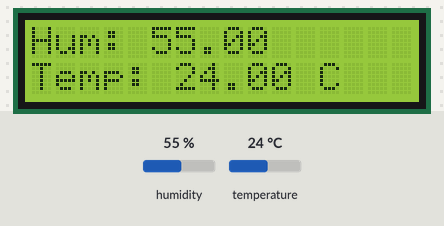
A sketch run on a simulated Arduino Uno, built with avr-gcc and run on an emulated ATmega328P. On the bench: 16×2 character LCD. The test bench sets the inputs (shaded band); at power-on: humidity 55 %, temperature 24 °C.

Above: at 1.2 s.
1.3 s: humidity set to 22 %
At 3.8 s:
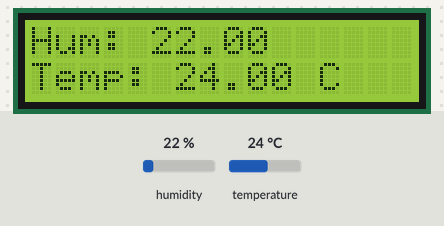
7.5 s: temperature set to 12 °C
At 9.7 s:
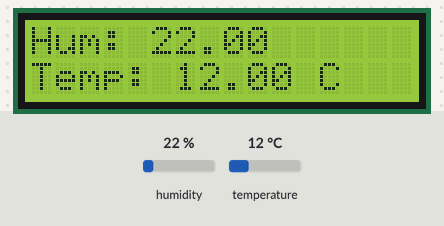
11.4 s: humidity set to 40 %
At 12.6 s:
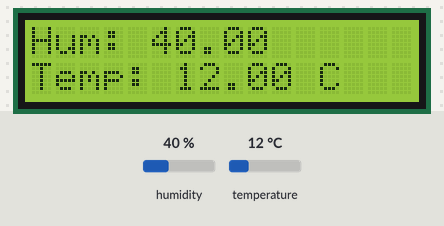
15.3 s: temperature set to 19 °C
At 18.5 s:
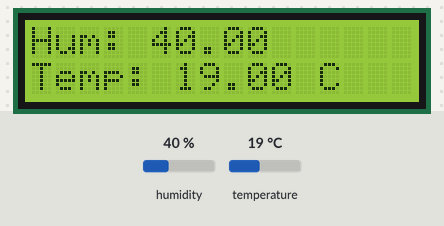
Timing chart, 0 to 20.0 s (numbered marks = the images above; inputs shaded):
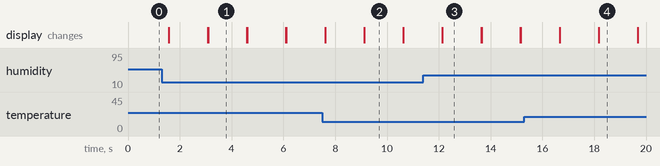

Measured:
- after the input at 1.3 s, the display: first differs from a run without the input after 1.8 s (image 1)
- after the input at 7.5 s, the display: first differs from a run without the input after 1.6 s (image 2)
- after the input at 11.4 s, the display: first differs from a run without the input after 0.74 s (image 3)
- after the input at 15.3 s, the display: first differs from a run without the input after 2.9 s (image 4)
- what the display in image 1 shows lasts 1.5 s, from 3.1 s to 4.6 s

The sketch:

Temperature_DHT.ino
```cpp
#include <DHT.h>
#include <LiquidCrystal.h>

// Creates an LC object. Parameters: (rs, enable, d4, d5, d6, d7)
LiquidCrystal lcd(1, 2, 4, 5, 6, 7);

/*

DHT Connection -

 from front 1 to 4 -

 Pin 1 - 5V
	   - 10k Ohm
 pin 2 - 10k Ohm
	   - pin 8
 pin 3 - blank
 pin 4 - -ve

*/

#define DHTPIN 8
#define DHTTYPE DHT22

DHT dht(DHTPIN, DHTTYPE);

void setup()
{
	lcd.begin(16,2); // Initializes the interface to the LCD screen, and specifies the dimensions (width and height) of the display }
	dht.begin();
}

void loop()
{
	float h = dht.readHumidity();
	float t = dht.readTemperature();

	if(isnan(t) || isnan(h))
	{
		lcd.println("Failed to Read from DHT");
	}
	else
	{
		lcd.setCursor(0,0);
		lcd.print("Hum: ");
		lcd.print(h);
		lcd.setCursor(0,1);
		lcd.print("Temp: ");
		lcd.print(t);
		lcd.print(" C");
	}
	delay(1500);
	lcd.clear();
}
```
